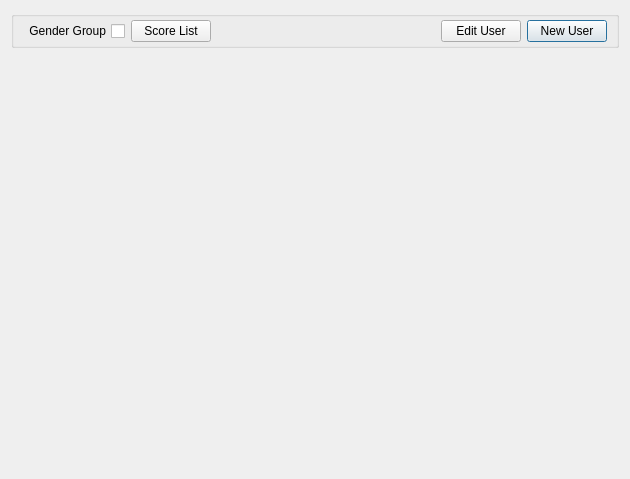
<?xml version="1.0" encoding="UTF-8"?>
<ui version="4.0">
 <class>UserManagement</class>
 <widget class="QDialog" name="UserManagement">
  <property name="geometry">
   <rect>
    <x>0</x>
    <y>0</y>
    <width>630</width>
    <height>479</height>
   </rect>
  </property>
  <property name="layoutDirection">
   <enum>Qt::RightToLeft</enum>
  </property>
  <layout class="QVBoxLayout" name="verticalLayout">
   <item>
    <widget class="QGroupBox" name="groupBox">
     <property name="title">
      <string/>
     </property>
     <layout class="QHBoxLayout" name="horizontalLayout">
      <property name="topMargin">
       <number>3</number>
      </property>
      <property name="bottomMargin">
       <number>3</number>
      </property>
      <item>
       <widget class="QPushButton" name="bNewUser">
        <property name="text">
         <string>New User</string>
        </property>
       </widget>
      </item>
      <item>
       <widget class="QPushButton" name="bEditUser">
        <property name="text">
         <string>Edit User</string>
        </property>
       </widget>
      </item>
      <item>
       <spacer name="horizontalSpacer">
        <property name="orientation">
         <enum>Qt::Horizontal</enum>
        </property>
        <property name="sizeHint" stdset="0">
         <size>
          <width>40</width>
          <height>20</height>
         </size>
        </property>
       </spacer>
      </item>
      <item>
       <widget class="QPushButton" name="bMatchList">
        <property name="text">
         <string>Score List</string>
        </property>
       </widget>
      </item>
      <item>
       <widget class="QCheckBox" name="cGenderGroup">
        <property name="text">
         <string>Gender Group</string>
        </property>
       </widget>
      </item>
     </layout>
    </widget>
   </item>
   <item>
    <spacer name="verticalSpacer">
     <property name="orientation">
      <enum>Qt::Vertical</enum>
     </property>
     <property name="sizeHint" stdset="0">
      <size>
       <width>20</width>
       <height>40</height>
      </size>
     </property>
    </spacer>
   </item>
  </layout>
 </widget>
 <resources/>
 <connections/>
</ui>
